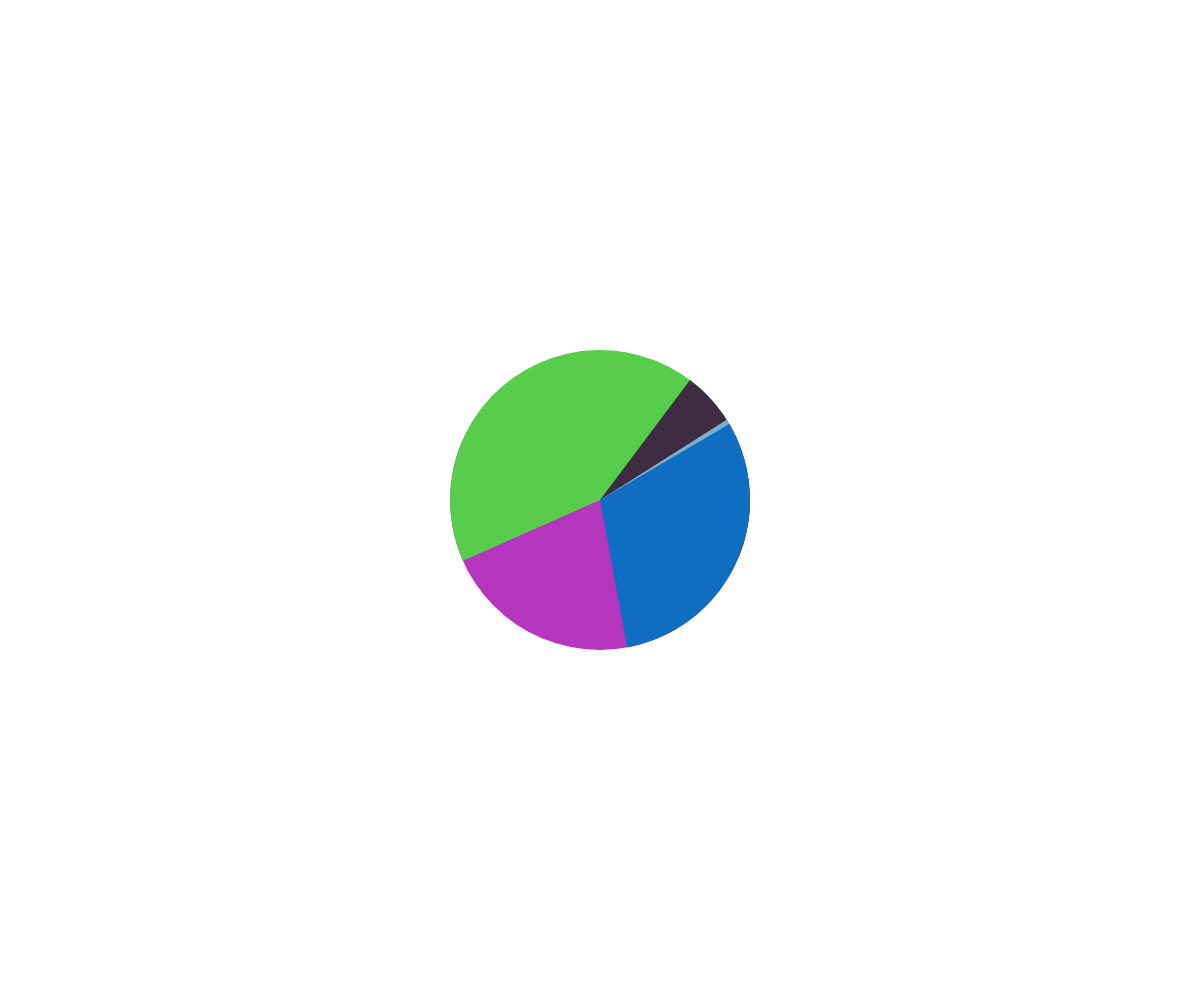
Frame 1 (no input)
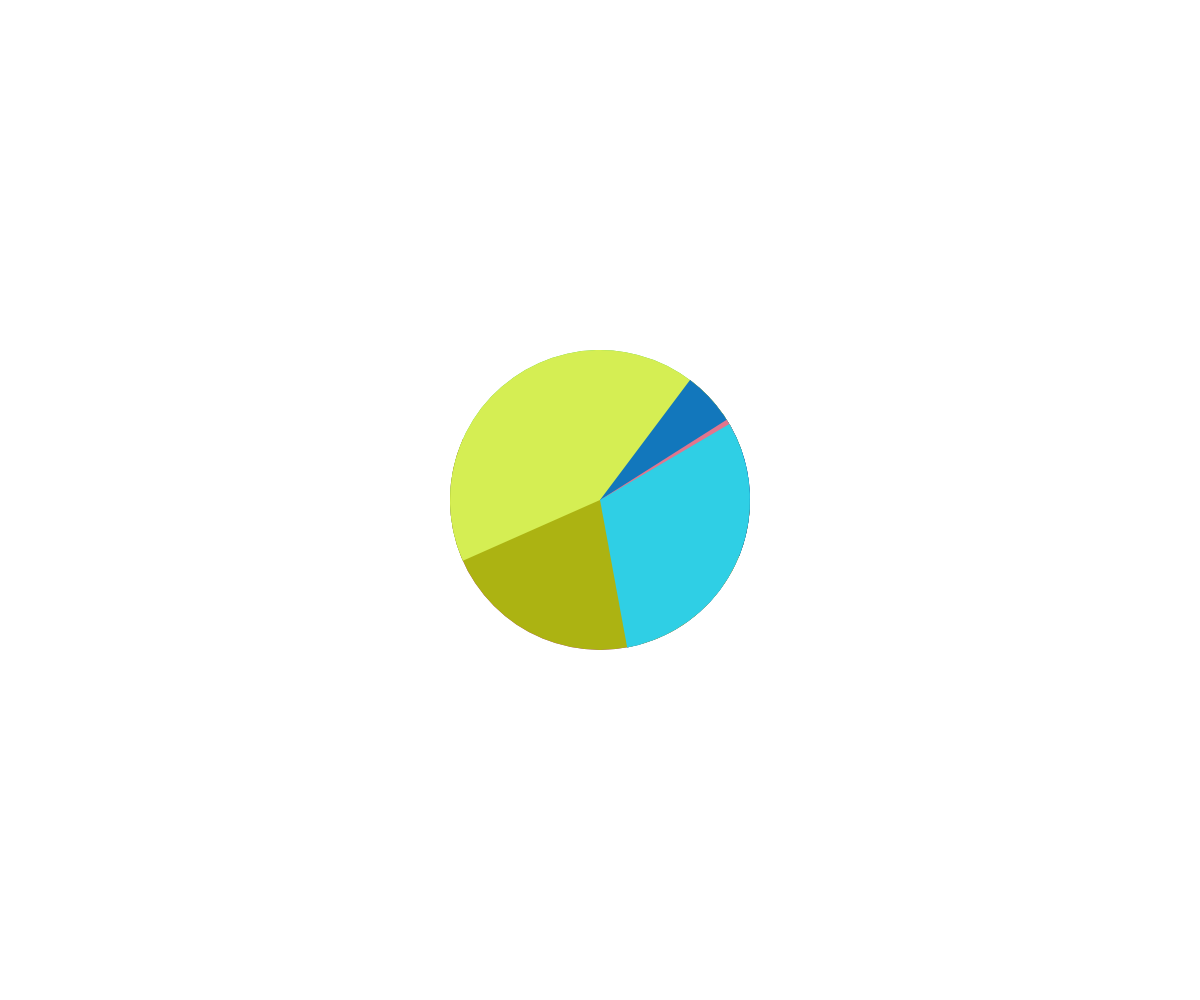
Frame 2 (the mouse pressed at the canvas centre, redrawn once)

The p5.js sketch that drew these frames (run headless with seeded random() and noise() and a simulated clock; the mouse was pressed at the canvas centre and the sketch redrawn once):

// p5.js sketch
// ── sketch.js
var storageData = [564, 545, 75, 7, 110];
var colors = ["red", "yellow", "blue", "green", "cyan"];
var storageNames = ["GoogleDrive", "OS", "iCloudPhotos", "iCloudDrive", "iCloud+"]


function setup() {
  createCanvas(windowWidth, windowHeight);
  noLoop();
  noStroke();
}


function draw(){
let lastPiece = 0;

let total = getTotal();

console.log(total);

for(let i= 0; i < storageData.length; i++){
  let randColor = color(random(255), random(255), random(255));
  fill(randColor);
  let piece = map(storageData[i], 0, total, 0, TWO_PI);
  arc(
    width/2,
    height/2,
    300,
    300,
    lastPiece,
    lastPiece + radians(storageData[i])
  );
  lastPiece += piece;
}
}

function getTotal(){
  let total = 0;
  for(let i= 0; i < storageData.length; i++){
    total += storageData[i];
  }
  return total;
}

function drawLabel() {
for(let i= 0; i < storageData.length; i++){
  fill(0);
  textSize(24);
  text(storageNames[i], 100 + i * 100, 100);
}
}

// for (let i = 0; i < storageData.length; i++) {
//   let randColor = color(random(255), random(255), random(255));
//   fill(colors[i]);
//   circle(100 + i * 100, 100, storageData[i]);
//   fill(0);
// }
